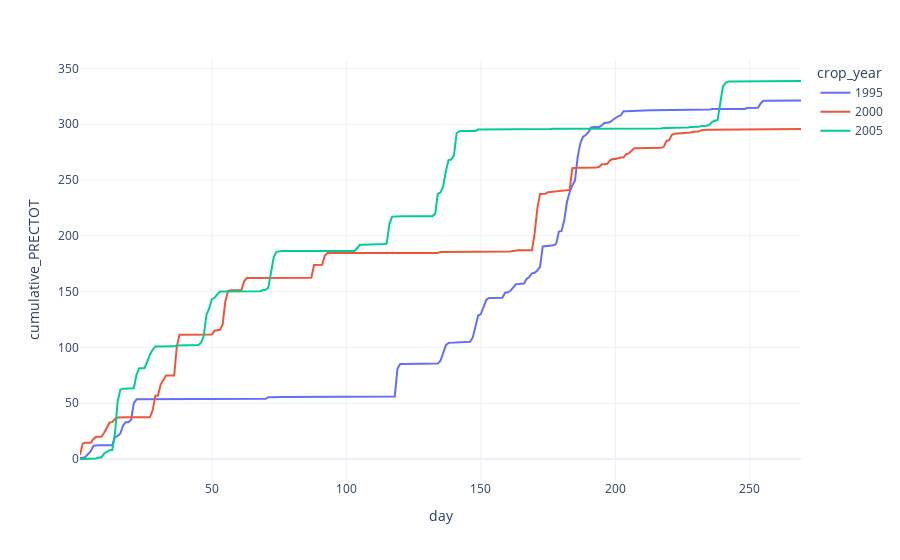

The code cell stored with this chart in its notebook:
### Code cell
query = processed_beni_mellal["crop_year"].isin(["1995", "2000", "2005"])
data_to_plot = processed_beni_mellal[query]

fig = px.line(data_to_plot, x="day", y="cumulative_PRECTOT", color="crop_year")

fig.show()

### Figure 1 — Plotly figure (JSON) as saved in the notebook; plotly's stock layout.template omitted (floating-point values rounded to 4 significant figures; data arrays with more than 128 entries replaced by an {"elided": "..."} marker saying what was removed)
{"data": [{"hovertemplate": "crop_year=1995<br>day=%{x}<br>cumulative_PRECTOT=%{y}<extra></extra>", "legendgroup": "1995", "line": {"color": "#636efa", "dash": "solid"}, "mode": "lines", "name": "1995", "orientation": "v", "showlegend": true, "type": "scatter", "x": {"elided": "269 int values"}, "xaxis": "x", "y": {"elided": "269 float values"}, "yaxis": "y"}, {"hovertemplate": "crop_year=2000<br>day=%{x}<br>cumulative_PRECTOT=%{y}<extra></extra>", "legendgroup": "2000", "line": {"color": "#EF553B", "dash": "solid"}, "mode": "lines", "name": "2000", "orientation": "v", "showlegend": true, "type": "scatter", "x": {"elided": "269 int values"}, "xaxis": "x", "y": {"elided": "269 float values"}, "yaxis": "y"}, {"hovertemplate": "crop_year=2005<br>day=%{x}<br>cumulative_PRECTOT=%{y}<extra></extra>", "legendgroup": "2005", "line": {"color": "#00cc96", "dash": "solid"}, "mode": "lines", "name": "2005", "orientation": "v", "showlegend": true, "type": "scatter", "x": {"elided": "269 int values"}, "xaxis": "x", "y": {"elided": "269 float values"}, "yaxis": "y"}], "layout": {"legend": {"title": {"text": "crop_year"}, "tracegroupgap": 0}, "margin": {"t": 60}, "xaxis": {"anchor": "y", "domain": [0, 1], "title": {"text": "day"}}, "yaxis": {"anchor": "x", "domain": [0, 1], "title": {"text": "cumulative_PRECTOT"}}}}
